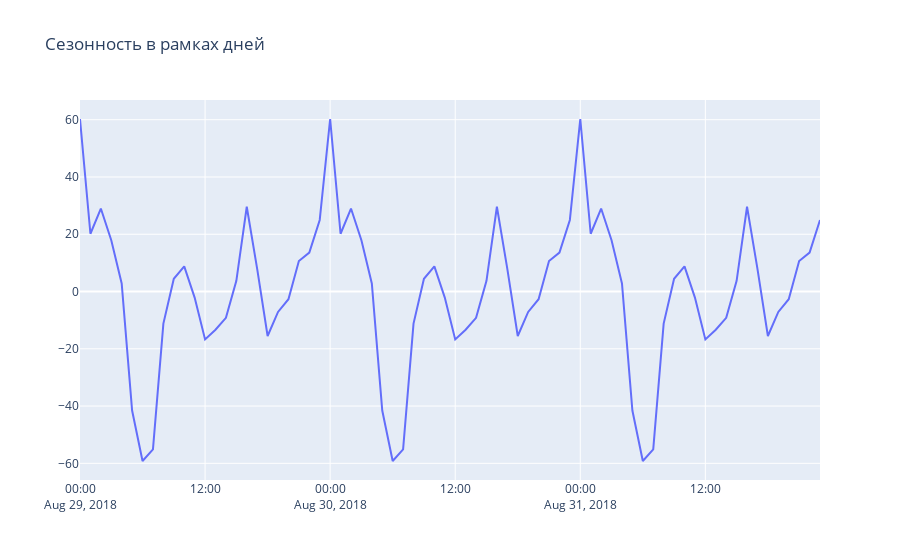

Notebook cell for this chart:
### Markdown cell above
<br/>

<div class="alert alert-success">
<h2> Комментарий ревьюера <a class="tocSkip"> </h2>

<b>Все отлично!👍:</b> Визуализировали сезонную компоненту - хорошо!
</div>

### Code cell
plotly_df(seasonal['2018-08-29':'2018-08-31'], 'Сезонность в рамках дней')
